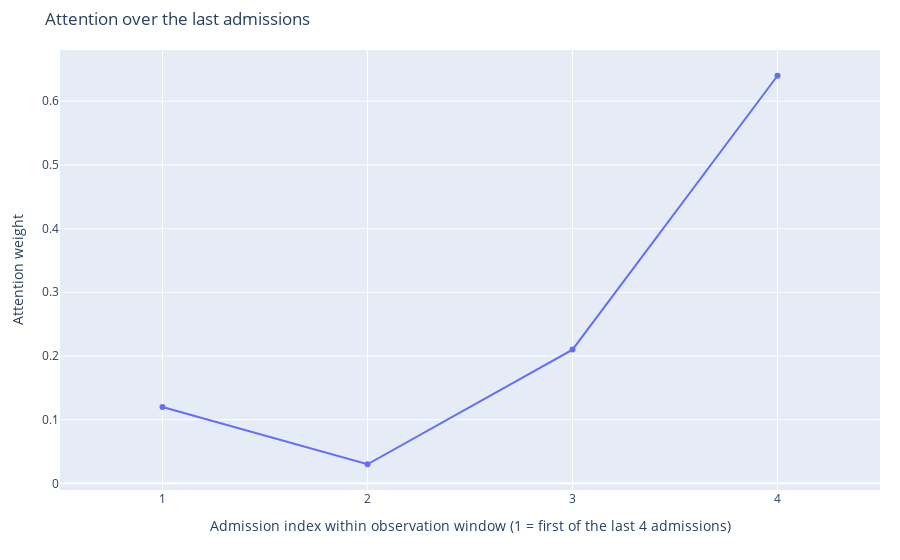

Here is the notebook cell this chart was saved with:
### Code cell
# Example:
fig = make_attention_fig(attention_weights=[0.12, 0.03, 0.21, 0.64], hadm_ids=[101,102,103,104,105,106], kind="line")
fig.show()

### Figure 1 — Plotly figure (JSON) as saved in the notebook; plotly's stock layout.template omitted (floating-point values rounded to 4 significant figures)
{"data": [{"customdata": [103, 104, 105, 106], "hovertemplate": "Admission index: %{x}<br>HADM_ID: %{customdata}<br>Attention: %{y:.2f}<extra></extra>", "mode": "lines+markers", "type": "scatter", "x": [1, 2, 3, 4], "y": [0.12, 0.03, 0.21, 0.64]}], "layout": {"margin": {"b": 70, "l": 60, "r": 20, "t": 50}, "title": {"text": "Attention over the last admissions"}, "xaxis": {"dtick": 1, "range": [0.5, 4.5], "tick0": 1, "title": {"text": "Admission index within observation window (1 = first of the last 4 admissions)"}}, "yaxis": {"title": {"text": "Attention weight"}}}}
